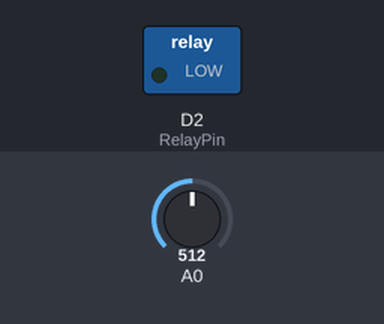
Recording of a sketch running on a simulated ESP8266 (NodeMCU). Shown: switched loads named in the sketch (green lamp = pin HIGH). The inputs (shaded band) are chosen by the test bench; at power-on: A0 = 512. WiFi joins after 1.5 s; servers stay silent unless stated; no MQTT or app messages arrive unless stated; what the sketch prints to the serial monitor is not drawn.

Above: at 3.2 s.
3.3 s: A0 set to 219
4.8 s: A0 set to 191
At 5.6 s:
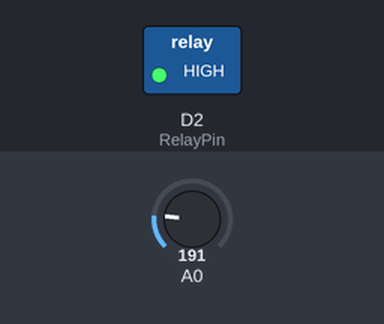
6.3 s: A0 set to 306
At 6.8 s:
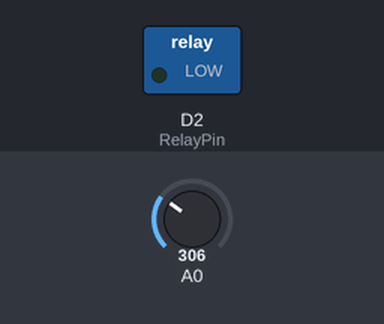
7.8 s: A0 set to 122
At 9.1 s:
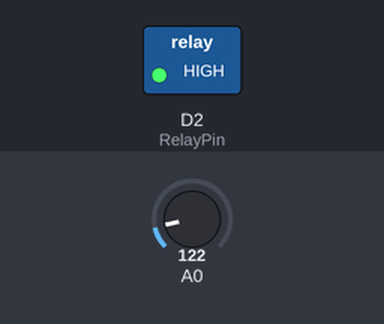
Timing chart, 0 to 10.3 s (numbered marks = the images above; inputs shaded):
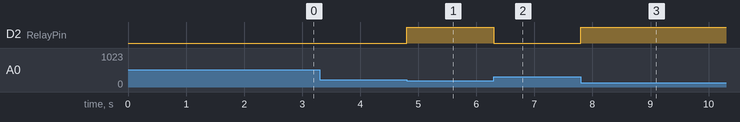

Measured:
- the behaviour switches between 205 and 204 on A0 (found by bisection; images 0 and 1)
- after the input at 4.8 s, D2 (RelayPin): LOW → HIGH at once
- after the input at 6.3 s, D2 (RelayPin): HIGH → LOW at once
- after the input at 7.8 s, D2 (RelayPin): LOW → HIGH at once

The sketch:

esp8266_Photores.ino
```cpp
#include <ESP8266WiFi.h>
#include <MQTTClient.h>

int RelayPin= D2;
/*const char* ssid = "ATT2.4";
const char* password = "Srirama7*";*/
const char* ssid = "aftab";
const char* password = "abgoosht";
const char* mqtt_server = "ec2-54-205-193-143.compute-1.amazonaws.com";

WiFiClient net;
MQTTClient client;
unsigned long lastMillis = 0;

void setup() {
  Serial.begin(115200);
  WiFi.begin(ssid, password);
  client.begin(mqtt_server, net);
  connect();
  client.publish("/switch", "initialised");
  pinMode(RelayPin,OUTPUT);
}
void connect() {
  Serial.print("checking wifi...");
  while (WiFi.status() != WL_CONNECTED) {
    Serial.print(".");
    delay(1000);
  }

  Serial.print("\nconnecting...");
  while (!client.connect("arduino", "try", "try")) {
    Serial.print(".");
    delay(1000);
  }

  Serial.println("\nconnected!");
}


void loop() {
  if (!client.connected()) {
    connect();
  }
          char str[150];
          // read the input on analog pin 0:
          int sensorValue = analogRead(A0);
          // Convert the analog reading (which goes from 0 - 1023) to a voltage (0 - 5V):
          float voltage = sensorValue * (5.0 / 1023.0);
          // print out the value you read:

        //dtostrf(floatVar, minStringWidthIncDecimalPoint, numVarsAfterDecimal, charBuf);

          dtostrf(voltage, 0, 2, str);
          Serial.println(voltage);
          if (voltage<1.0)
          {
            client.publish("/photo","dark ");
            digitalWrite(RelayPin,HIGH);

          }
          else
          {
            client.publish("/photo","day light sufficient ");
             digitalWrite(RelayPin,LOW);
          }

}

void messageReceived(String topic, String payload, char * bytes, unsigned int length) {
  Serial.print("incoming: ");
  Serial.print(topic);
  Serial.print(" - ");
  Serial.print(payload);
  Serial.println();
}
```
